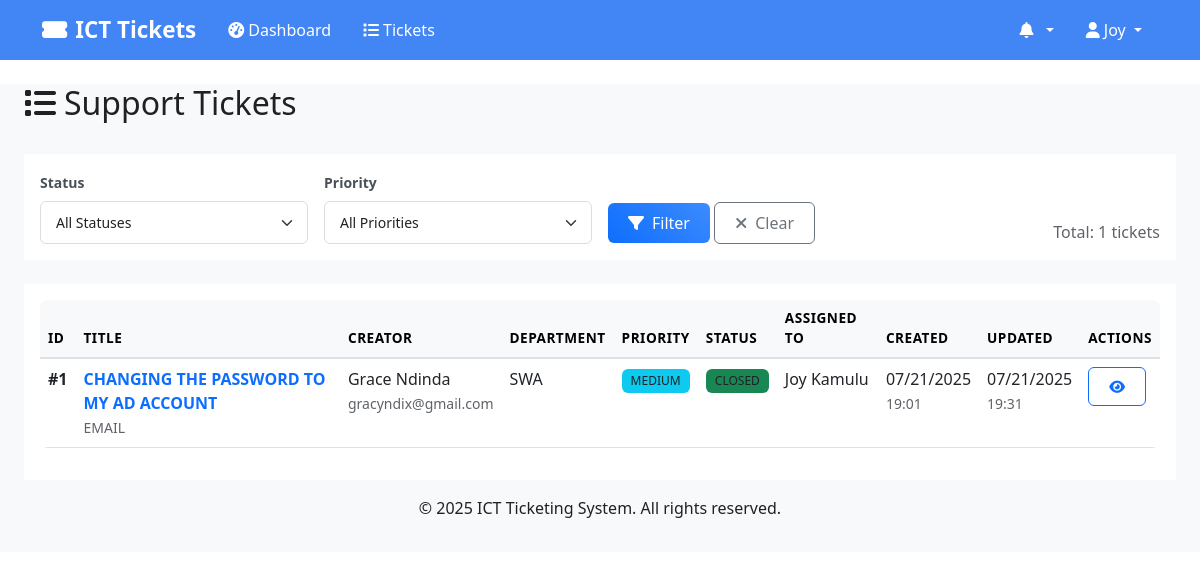
Page /tickets (signed in) on the committed database.
### models.py (models this page shows, shortened)
class User(UserMixin, db.Model):
    __tablename__ = 'users'
    id = db.Column(db.Integer, primary_key=True)
    username = db.Column(db.String(80), unique=True, nullable=False)
    email = db.Column(db.String(120), unique=True, nullable=False)
    phone = db.Column(db.String(20), nullable=True)
    password_hash = db.Column(db.String(256), nullable=False)
    first_name = db.Column(db.String(50), nullable=False)
    last_name = db.Column(db.String(50), nullable=False)
    role = db.Column(db.String(20), nullable=False)  # 'user', 'tech', 'admin'
    department_id = db.Column(db.Integer, db.ForeignKey('departments.id'), nullable=True)
    is_active = db.Column(db.Boolean, default=True)
    created_at = db.Column(db.DateTime, default=datetime.utcnow)
    updated_at = db.Column(db.DateTime, default=datetime.utcnow, onupdate=datetime.utcnow)
    department = db.relationship('Department', backref='users')
    created_tickets = db.relationship('Ticket', foreign_keys='Ticket.created_by_id', backref='creator')
    assigned_tickets = db.relationship('Ticket', foreign_keys='Ticket.assigned_to_id', backref='assignee')
    @property
    def full_name(self):
        return f"{self.first_name} {self.last_name}"

class Ticket(db.Model):
    __tablename__ = 'tickets'
    id = db.Column(db.Integer, primary_key=True)
    title = db.Column(db.String(200), nullable=False)
    description = db.Column(db.Text, nullable=False)
    priority = db.Column(db.String(10), nullable=False)  # 'URGENT', 'HIGH', 'MEDIUM', 'LOW'
    status = db.Column(db.String(20), default='OPEN')  # 'OPEN', 'IN_PROGRESS', 'RESOLVED', 'CLOSED'
    category = db.Column(db.String(50), nullable=True)
    created_by_id = db.Column(db.Integer, db.ForeignKey('users.id'), nullable=False)
    assigned_to_id = db.Column(db.Integer, db.ForeignKey('users.id'), nullable=True)
    created_at = db.Column(db.DateTime, default=datetime.utcnow)
    updated_at = db.Column(db.DateTime, default=datetime.utcnow, onupdate=datetime.utcnow)
    resolved_at = db.Column(db.DateTime, nullable=True)
    closed_at = db.Column(db.DateTime, nullable=True)
    comments = db.relationship('TicketComment', backref='ticket', cascade='all, delete-orphan')
    notifications = db.relationship('Notification', backref='ticket', cascade='all, delete-orphan')
    @property
    def priority_color(self):
        colors = {
            'URGENT': 'danger',
            'HIGH': 'warning',
            'MEDIUM': 'info',
            'LOW': 'success'
        }
        return colors.get(self.priority, 'secondary')
    @property
    def status_color(self):
        colors = {
            'OPEN': 'primary',
            'IN_PROGRESS': 'warning',
            'RESOLVED': 'info',
            'CLOSED': 'success'
        }
        return colors.get(self.status, 'secondary')

class Department(db.Model):
    __tablename__ = 'departments'
    id = db.Column(db.Integer, primary_key=True)
    name = db.Column(db.String(100), unique=True, nullable=False)
    code = db.Column(db.String(10), unique=True, nullable=False)
    description = db.Column(db.Text, nullable=True)
    created_at = db.Column(db.DateTime, default=datetime.utcnow)

### routes.py (the view)
@app.route('/tickets')
@login_required
def list_tickets():
    page = request.args.get('page', 1, type=int)
    status_filter = request.args.get('status', '')
    priority_filter = request.args.get('priority', '')
    query = Ticket.query
    if current_user.role == 'user':
        query = query.filter_by(created_by_id=current_user.id)
    elif current_user.role == 'tech':
        query = query.filter(
            (Ticket.assigned_to_id == current_user.id) |
            (Ticket.assigned_to_id == None)
        )
    if status_filter:
        query = query.filter_by(status=status_filter)
    if priority_filter:
        query = query.filter_by(priority=priority_filter)
    tickets = query.order_by(Ticket.created_at.desc()).paginate(
        page=page, per_page=20, error_out=False
    )
    return render_template('ticket_list.html', tickets=tickets)

### templates/ticket_list.html (shortened to what this page needs)
{% extends "base.html" %}
{% block content %}
<div class="container-fluid">
    <div class="row">
        <div class="col-12">
            <div class="d-flex justify-content-between align-items-center mb-4">
                <h2><i class="fas fa-list me-2"></i>Support Tickets</h2>
            </div>
        </div>
    </div>
    <div class="row mb-4">
        <div class="col-12">
            <div class="card">
                <div class="card-body">
                    <form method="GET" class="row g-3 align-items-end">
                        <div class="col-md-3">
                            <label class="form-label">Status</label>
                            <select name="status" class="form-select">
                                <option value="">All Statuses</option>
                            </select>
                        </div>
                        <div class="col-md-3">
                            <label class="form-label">Priority</label>
                            <select name="priority" class="form-select">
                                <option value="">All Priorities</option>
                            </select>
                        </div>
                        <div class="col-md-3">
                            <button type="submit" class="btn btn-primary">
                                <i class="fas fa-filter me-2"></i>Filter
                            </button>
                            <a href="{{ url_for('list_tickets') }}" class="btn btn-outline-secondary">
                                <i class="fas fa-times me-2"></i>Clear
                            </a>
                        </div>
                        <div class="col-md-3 text-end">
                            <span class="text-muted">
                                Total: {{ tickets.total }} tickets
                            </span>
                        </div>
                    </form>
                </div>
            </div>
        </div>
    </div>
    <div class="row">
        <div class="col-12">
            <div class="card">
                <div class="card-body">
                    {% if tickets.items %}
                    <div class="table-responsive">
                        <table class="table table-hover">
                            <thead class="table-light">
                                <tr>
                                    <th>ID</th>
                                    <th>Title</th>
                                    <th>Creator</th>
                                    {% if current_user.role in ['tech', 'admin'] %}
                                    <th>Department</th>
                                    {% endif %}
                                    <th>Priority</th>
                                    <th>Status</th>
                                    <th>Assigned To</th>
                                    <th>Created</th>
                                    <th>Updated</th>
                                    <th>Actions</th>
                                </tr>
                            </thead>
                            <tbody>
                                {% for ticket in tickets.items %}
                                <tr class="{% if ticket.priority == 'URGENT' %}table-danger{% endif %}">
                                    <td><strong>#{{ ticket.id }}</strong></td>
                                    <td>
                                        <a href="{{ url_for('view_ticket', ticket_id=ticket.id) }}"
                                           class="text-decoration-none fw-bold">
                                            {{ ticket.title[:50] }}{% if ticket.title|length > 50 %}...{% endif %}
                                        </a>
                                        <br>
                                        <small class="text-muted">{{ ticket.category }}</small>
                                    </td>
                                    <td>
                                        {{ ticket.creator.full_name }}<br>
                                        <small class="text-muted">{{ ticket.creator.email }}</small>
                                    </td>
                                    {% if current_user.role in ['tech', 'admin'] %}
                                    <td>
                                        {% if ticket.creator.department %}
                                        {{ ticket.creator.department.code }}
                                        {% else %}
                                        <span class="text-muted">-</span>
                                        {% endif %}
                                    </td>
                                    {% endif %}
                                    <td>
                                        <span class="badge bg-{{ ticket.priority_color }}">
                                            {{ ticket.priority }}
                                        </span>
                                    </td>
                                    <td>
                                        <span class="badge bg-{{ ticket.status_color }}">
                                            {{ ticket.status.replace('_', ' ') }}
                                        </span>
                                    </td>
                                    <td>
                                        {% if ticket.assignee %}
                                        {{ ticket.assignee.full_name }}
                                        {% else %}
                                        <span class="text-muted">Unassigned</span>
                                        {% endif %}
                                    </td>
                                    <td>
                                        {{ ticket.created_at.strftime('%m/%d/%Y') }}<br>
                                        <small class="text-muted">{{ ticket.created_at.strftime('%H:%M') }}</small>
                                    </td>
                                    <td>
                                        {% if ticket.updated_at != ticket.created_at %}
                                        {{ ticket.updated_at.strftime('%m/%d/%Y') }}<br>
                                        <small class="text-muted">{{ ticket.updated_at.strftime('%H:%M') }}</small>
                                        {% else %}
                                        <span class="text-muted">-</span>
                                        {% endif %}
                                    </td>
                                    <td>
                                        <div class="btn-group" role="group">
                                            <a href="{{ url_for('view_ticket', ticket_id=ticket.id) }}"
                                               class="btn btn-sm btn-outline-primary">
                                                <i class="fas fa-eye"></i>
                                            </a>
                                        </div>
                                    </td>
                                </tr>
                                {% endfor %}
                            </tbody>
                        </table>
                    </div>
                    {% endif %}
                </div>
            </div>
        </div>
    </div>
</div>
{% endblock %}

### templates/base.html (shortened to what this page needs)
<!DOCTYPE html>
<html lang="en">
<head>
    <link href="https://cdn.jsdelivr.net/npm/bootstrap@5.3.0/dist/css/bootstrap.min.css" rel="stylesheet">
    <link href="https://cdnjs.cloudflare.com/ajax/libs/font-awesome/6.4.0/css/all.min.css" rel="stylesheet">
    <link href="{{ url_for('static', filename='css/style.css') }}" rel="stylesheet">
</head>
<body>
    <nav class="navbar navbar-expand-lg shadow-sm" style="background-color: #4285f4 !important;">
        <div class="container" style="background-color: #4285f4;">
            <a class="navbar-brand" href="{{ url_for('dashboard' if current_user.is_authenticated else 'index') }}" style="color: #ffffff !important; font-weight: 600;">
                <i class="fas fa-ticket-alt me-2"></i>ICT Tickets
            </a>
            {% if current_user.is_authenticated %}
            <div class="collapse navbar-collapse" id="navbarNav">
                <ul class="navbar-nav me-auto">
                    <li class="nav-item">
                        <a class="nav-link" href="{{ url_for('dashboard') }}" style="color: #ffffff !important; font-weight: 500;">
                            <i class="fas fa-tachometer-alt me-1"></i>Dashboard
                        </a>
                    </li>
                    <li class="nav-item">
                        <a class="nav-link" href="{{ url_for('list_tickets') }}" style="color: #ffffff !important; font-weight: 500;">
                            <i class="fas fa-list me-1"></i>Tickets
                        </a>
                    </li>
                </ul>
                <ul class="navbar-nav">
                    <li class="nav-item dropdown">
                        <a class="nav-link dropdown-toggle" href="#" role="button" data-bs-toggle="dropdown" style="color: #ffffff !important; font-weight: 500;">
                            <i class="fas fa-bell me-1"></i>
                            {% set unread_count = 0 %}
                            {% if current_user.notifications is defined and current_user.notifications %}
                                {% set unread_count = current_user.notifications|selectattr('is_read', 'equalto', False)|list|length %}
                            {% endif %}
                        </a>
                            {% set recent_notifications = [] %}
                            {% if current_user.notifications is defined and current_user.notifications %}
                                {% set recent_notifications = current_user.notifications[:5] %}
                            {% endif %}
                    </li>
                    <li class="nav-item dropdown">
                        <a class="nav-link dropdown-toggle" href="#" role="button" data-bs-toggle="dropdown" style="color: #ffffff !important; font-weight: 500;">
                            <i class="fas fa-user me-1"></i>{{ current_user.first_name }}
                        </a>
                    </li>
                </ul>
            </div>
            {% endif %}
        </div>
    </nav>
    <main class="container-fluid mt-4">
        {% block content %}{% endblock %}
    </main>
    <footer class="bg-light text-center text-muted py-3 mt-5">
        <div class="container">
            <p>&copy; 2025 ICT Ticketing System. All rights reserved.</p>
        </div>
    </footer>
</body>
</html>

### rows in the picture
User: first_name "Joy"
Ticket: id "1", title "CHANGING THE PASSWORD TO MY AD ACCOUNT", category "EMAIL", creator.full_name "Grace Ndinda", creator.email "gracyndix@gmail.com", creator.department.code "SWA", priority "MEDIUM", status.replace "CLOSED", assignee.full_name "Joy Kamulu", created_at "07/21/2025", created_at "19:01", updated_at "07/21/2025", updated_at "19:31"

### other values in the picture
{{ tickets.total }} "1"
